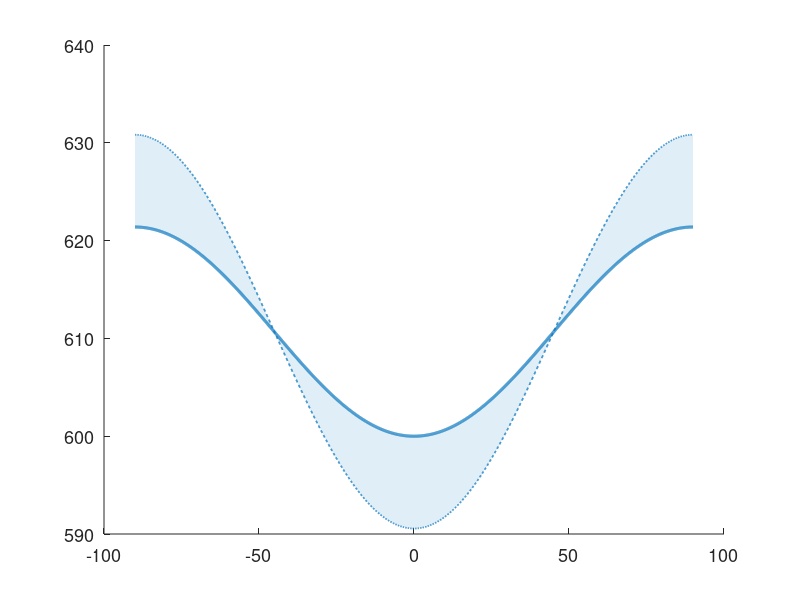

MATLAB code to generate this figure: (Note: this script raises an error after producing the figure.)
function plot_altitude_vs_latitude(HEIGHT_KM_vec, el_min_vec, inc_deg)
% PLOT_ALTITUDE_VS_LATITUDE
%   Shows what coverage_simulator_function.m actually experiences when you
%   specify "H km circular orbit, e=0".
%
%   The precision simulator places satellites at:
%       r_sat = 6378.14 km  +  H km      (spherical orbit, constant radius)
%   and places UEs on the WGS84 ellipsoid via lla2ecef(alt=0).
%   Elevation angles are computed relative to the WGS84 surface normal.
%
%   Two effects shift the effective nadir slant range away from H:
%
%   (1) WGS84 GEOMETRY (~21 km, dominant, always present)
%       The WGS84 polar radius is 21.385 km shorter than the equatorial
%       radius.  The satellite orbit is spherical; the Earth surface is not.
%       Nadir range increases from 0 km extra at equator to +21.4 km at poles.
%
%   (2) J2 ORBITAL PERTURBATION (~8-9 km, correlated with latitude)
%       Earth's equatorial bulge deflects the circular orbit: the satellite
%       flies ~9 km LOWER at the equator and ~9 km HIGHER at the poles.
%       Analytical: dr = -(3/2) J2 (R_E/a)^2 a sin^2(i) cos(2*lat)
%       Compounds with WGS84 at poles; partially cancels at equator.
%
%   Combined:  equator  ~  H - 9 km   (J2 reduces nadir range)
%              poles    ~  H + 30 km  (WGS84 +21 km, J2 +9 km)
%
%   Usage:
%     plot_altitude_vs_latitude()
%     plot_altitude_vs_latitude([600 1000 1200], [10 25], 87)

if nargin < 1 || isempty(HEIGHT_KM_vec), HEIGHT_KM_vec = [600, 1000, 1200]; end
if nargin < 2 || isempty(el_min_vec),    el_min_vec    = [10, 25];          end
if nargin < 3 || isempty(inc_deg),       inc_deg       = 87;                end

%% Constants matching coverage_simulator_function.m exactly
r_earth = 6378.14e3;    % r_earth used in simulator  [m]
b_wgs   = 6356.752e3;   % WGS84 polar semi-minor axis [m]
J2      = 1.08263e-3;

fprintf('r_earth = %.3f km  (as in coverage_simulator_function.m)\n', r_earth/1e3);
fprintf('WGS84 equatorial - polar = %.3f km\n', (r_earth - b_wgs)/1e3);

%% Latitude grid
lat_deg = linspace(-90, 90, 3601);
phi     = deg2rad(lat_deg);

% Geocentric radius of WGS84 ellipsoid at geodetic latitude
r_wgs84 = sqrt( ((r_earth^2 .* cos(phi)).^2 + (b_wgs^2 .* sin(phi)).^2) ./ ...
                ((r_earth   .* cos(phi)).^2 + (b_wgs   .* sin(phi)).^2) );

eq_idx   = ceil(numel(lat_deg)/2);
pole_idx = numel(lat_deg);

%% Figure 1: Nadir slant range vs latitude
set(0,'DefaultAxesFontSize',13,'DefaultTextFontSize',13);
f1 = figure('Name','Precision Simulator: Effective Nadir Range', ...
    'Color','w','Position',[60 80 1100 480]);
hold on;
colors = lines(numel(HEIGHT_KM_vec));

fprintf('\n%-10s  %-14s  %-14s  %-14s  %-14s\n', ...
    'Height', 'Equator(WGS)', 'Pole(WGS)', 'Equator(+J2)', 'Pole(+J2)');

for ki = 1:numel(HEIGHT_KM_vec)
    H_m   = HEIGHT_KM_vec(ki) * 1e3;
    r_sat = r_earth + H_m;

    % WGS84 geometry: nadir range = r_sat - r_WGS84(lat)
    nadir_wgs = (r_sat - r_wgs84) / 1e3;

    % J2 analytical short-period radial deviation (approximate: lat ~ arg-of-lat)
    % dr = -(3/2) J2 (R_E/a)^2 a sin^2(i) cos(2*lat)
    dr_j2    = -(3/2) * J2 * (r_earth/r_sat)^2 * r_sat * sind(inc_deg)^2 .* cos(2*phi);
    nadir_j2 = nadir_wgs + dr_j2/1e3;

    fprintf('%-10s  %-14.1f  %-14.1f  %-14.1f  %-14.1f\n', ...
        sprintf('%d km', HEIGHT_KM_vec(ki)), ...
        nadir_wgs(eq_idx), nadir_wgs(pole_idx), ...
        nadir_j2(eq_idx),  nadir_j2(pole_idx));

    % Solid = WGS84 geometry only
    plot(lat_deg, nadir_wgs, '-', 'Color', colors(ki,:), 'LineWidth', 2.2, ...
        'DisplayName', sprintf('H=%d km  (WGS84 geom)', HEIGHT_KM_vec(ki)));

    % Dashed = WGS84 + J2
    plot(lat_deg, nadir_j2, '--', 'Color', colors(ki,:), 'LineWidth', 1.2, ...
        'DisplayName', sprintf('H=%d km  (+J2, i=%d\xB0)', HEIGHT_KM_vec(ki), inc_deg));

    % Shaded band between the two
    fill([lat_deg, fliplr(lat_deg)], [nadir_wgs, fliplr(nadir_j2)], ...
        colors(ki,:), 'FaceAlpha', 0.12, 'EdgeColor', 'none', 'HandleVisibility', 'off');

    % Nominal horizontal reference
    yline(HEIGHT_KM_vec(ki), ':', 'Color', [0.55 0.55 0.55], 'LineWidth', 1, ...
        'HandleVisibility', 'off');
end

text(-83, HEIGHT_KM_vec(1) - 12, 'Nominal (specified)', ...
    'Color', [0.55 0.55 0.55], 'FontSize', 10);

xlabel('Geodetic latitude (\circ)');
ylabel('Nadir slant range (km)');
title(sprintf(['Effective nadir range in coverage\\_simulator\\_function.m\n' ...
    'Solid = WGS84 geometry only   |   Dashed = +J2 (i = %d\xB0)'], inc_deg), ...
    'FontWeight','bold');
legend('Location','north','NumColumns',2);
grid on;

%% Figure 2: Coverage footprint half-angle vs latitude
%   rho = acos(r_WGS84(lat) * cos(el_min) / r_sat) - el_min
H_ref  = HEIGHT_KM_vec(ceil(numel(HEIGHT_KM_vec)/2));
r_ref  = r_earth + H_ref * 1e3;
colors2 = lines(numel(el_min_vec));

f2 = figure('Name', sprintf('Footprint Half-Angle  (H=%d km)', H_ref), ...
    'Color','w','Position',[60 580 900 420]);
hold on;

fprintf('\nCoverage half-angle  (H=%d km, WGS84 geometry):\n', H_ref);
fprintf('%-14s  %-12s  %-12s  %-12s\n', 'Min elev', 'Equator', 'Pole', 'Pole-Equator');

for ki = 1:numel(el_min_vec)
    eps = el_min_vec(ki);
    rho = acosd(min(1, r_wgs84 .* cosd(eps) / r_ref)) - eps;

    fprintf('%-14s  %-12.3f  %-12.3f  %+.3f\n', ...
        sprintf('%d\xB0', eps), rho(eq_idx), rho(pole_idx), rho(pole_idx)-rho(eq_idx));

    plot(lat_deg, rho, '-', 'Color', colors2(ki,:), 'LineWidth', 2, ...
        'DisplayName', sprintf('Min elev = %d\xB0', eps));
end

xlabel('Geodetic latitude (\circ)');
ylabel('Coverage half-angle \rho (\circ)');
title(sprintf('Coverage footprint half-angle vs latitude  (H = %d km)', H_ref), ...
    'FontWeight','bold');
legend('Location','north');
grid on;

%% Save
script_dir = fileparts(mfilename('fullpath'));
out_dir    = fullfile(script_dir, 'figures');
if ~exist(out_dir, 'dir'), mkdir(out_dir); end
exportgraphics(f1, fullfile(out_dir, 'nadir_range_vs_latitude.png'),       'Resolution',300);
exportgraphics(f2, fullfile(out_dir, 'coverage_halfangle_vs_latitude.png'), 'Resolution',300);
fprintf('\nSaved to %s\n', out_dir);
end
